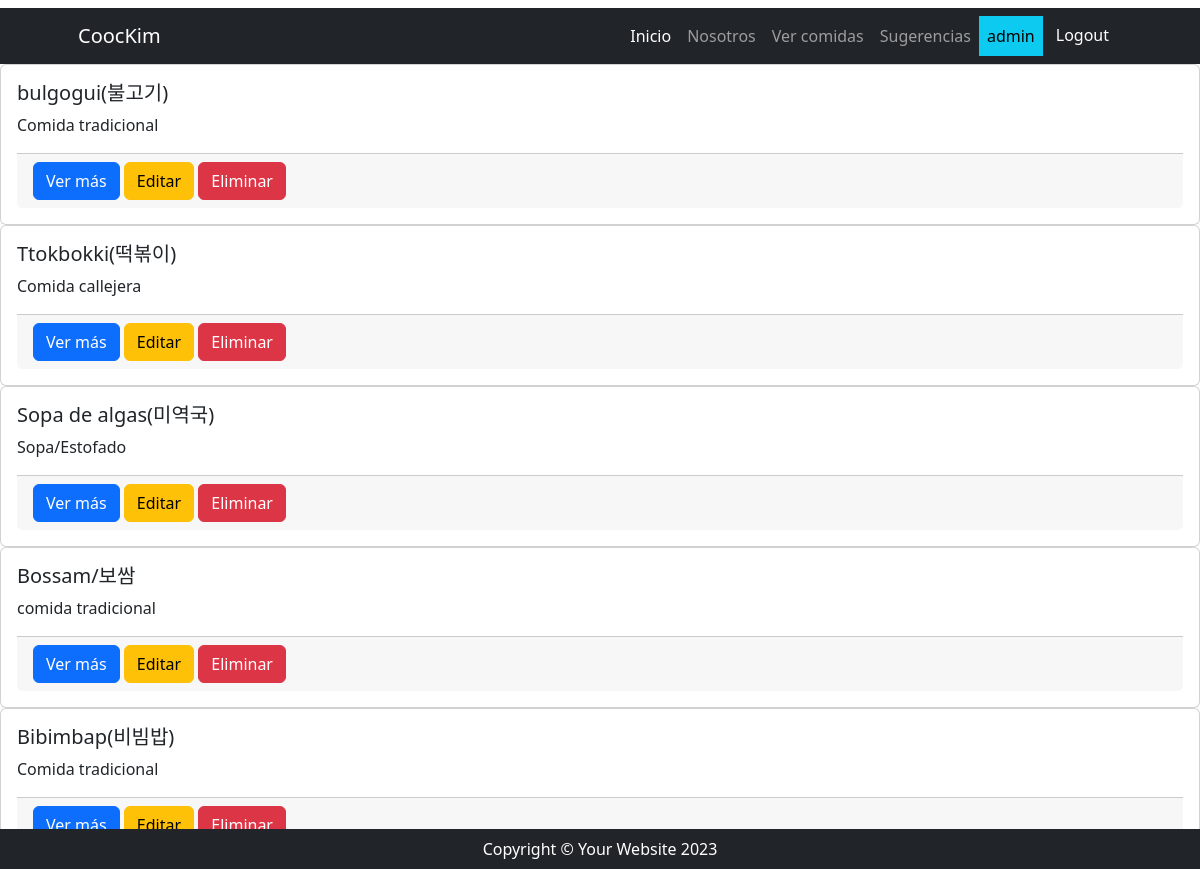
The page /comidas/comidas/list (signed in) on the database its author committed.
### recetas/models.py (models this page shows, shortened)
class Ver_comidas(models.Model):
    comidas = models.CharField(max_length=50)
    picante = models.CharField(max_length=50)
    categorias = models.CharField(max_length=50)

### recetas/views.py (the view)
# urls.py: path("comidas/list", Ver_comidasList.as_view(), name= "lista_comidas"),
class Ver_comidasList(ListView):
    model = Ver_comidas
    template_name = "recetas/lista_comidas.html"
    def get_queryset(self) -> QuerySet[Any]:
        if self.request.GET.get("busqueda"):
            busqueda = self.request.GET.get("busqueda")
            consulta = Ver_comidas.objects.filter(comidas__icontains=busqueda)
        else:
            consulta = Ver_comidas.objects.all()
        return consulta

### recetas/templates/recetas/lista_comidas.html (shortened to what this page needs)
{% extends 'core/base.html' %}
{% block contenido %}
{% for object in object_list %}
<div class="card">
  <div class="card-body">
    <h5 class="card-title">{{ object.comidas }}</h5>
    <p class="card-text">{{ object.categorias }}</p>
    <div class="card-footer">
      <a href="{% url 'recetas:detalle_comidas' pk=object.id %}" class="btn btn-primary">Ver más</a>
      <a href="{% url 'recetas:modificar_comidas' pk=object.id %}" class="btn btn-warning">Editar</a>
      <a href="{% url 'recetas:borrar_comidas' pk=object.id %}" class="btn btn-danger">Eliminar</a>
    </div>
  </div>
</div>
{% endfor %}
{% endblock contenido %}

### core/templates/core/components/navbar.html (shortened to what this page needs)
 <nav class="navbar navbar-expand-lg navbar-dark bg-dark">
    <div class="container px-5">
        <a class="navbar-brand" href="#!">CoocKim</a>
        <div class="collapse navbar-collapse" id="navbarSupportedContent">
            <ul class="navbar-nav ms-auto mb-2 mb-lg-0">
                <li class="nav-item">
                    <a class="nav-link active"
                       aria-current="page"
                       href="{% url 'core:index' %}">Inicio</a>
                </li>
                <li class="nav-item">
                    <a class="nav-link" href="{% url 'recetas:nosotros' %}">Nosotros</a>
                </li>
                {% if user.is_authenticated %}
                <li class="nav-item">
                    <a class="nav-link" href="{% url 'recetas:index' %}">Ver comidas</a>
                </li>
                <li class="nav-item">
                    <a class="nav-link" href="{% url 'recetas:lista_sugerencias' %}">Sugerencias</a>
                </li>
                <li class="nav-item">
                    <a class="nav-link text-bg-info"> {{ user.username }} </a>
                </li>
                <li class="nav-item">
                    <form action="{% url 'core:logout' %}" method="post">
                        <button type="submit" class="btn btn-dark">Logout</button>
                    </form>
                </li>
                {% endif %}
            </ul>
        </div>
    </div>
</nav>

### rows shown on the page
Ver_comidas: comidas "bulgogui(불고기)", categorias "Comida tradicional"
Ver_comidas: comidas "Ttokbokki(떡볶이)", categorias "Comida callejera"
Ver_comidas: comidas "Sopa de algas(미역국)", categorias "Sopa/Estofado"
Ver_comidas: comidas "Bossam/보쌈", categorias "comida tradicional"
Ver_comidas: comidas "Bibimbap(비빔밥)", categorias "Comida tradicional"

### other values the page prints
{{ user.username }} "admin"
